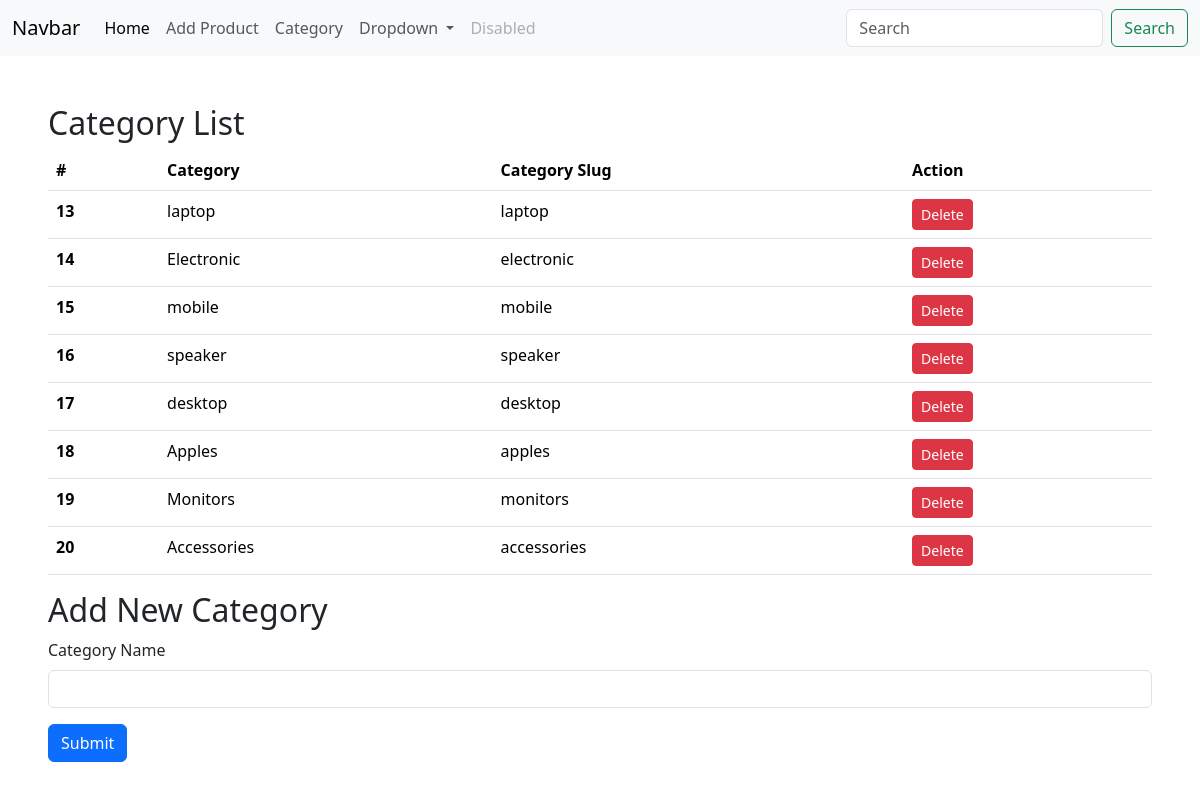
The page /categories on the database as committed earlier.
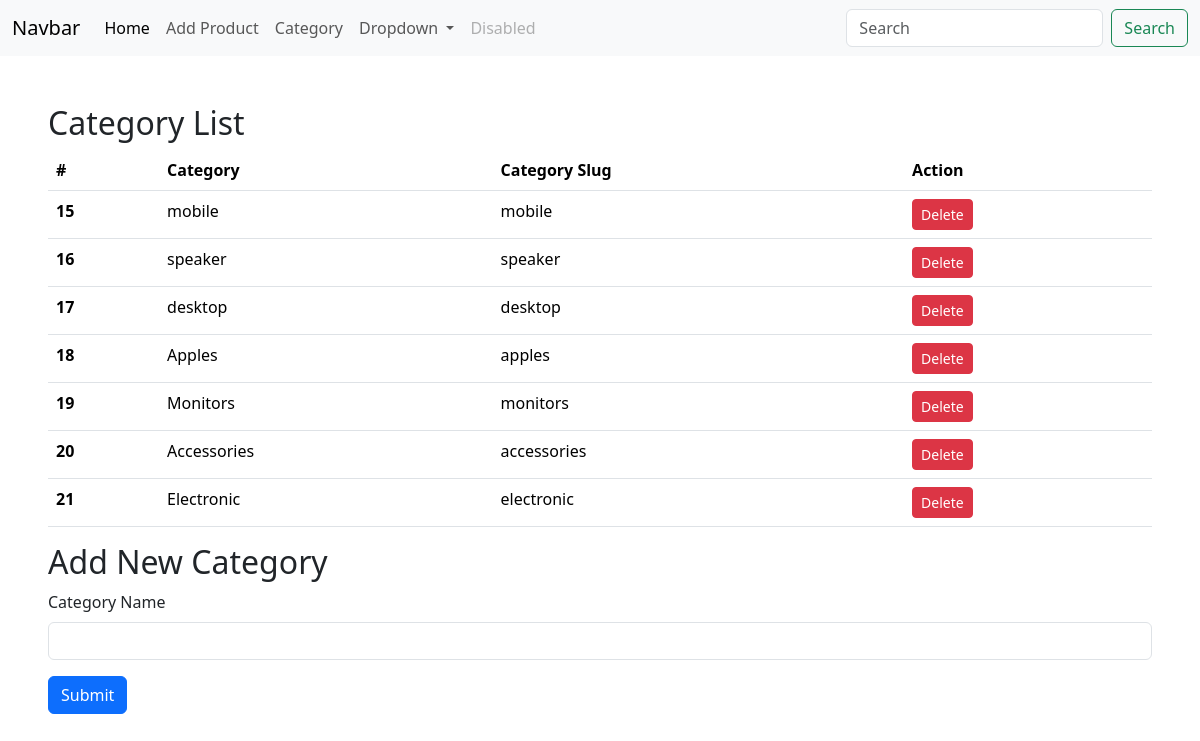
The same page on the database as committed later.
### products/models.py (models this page shows, shortened)
class Category(models.Model):
    name = models.CharField(max_length=210,unique=True)
    slug = models.SlugField(max_length=250,unique=True,blank=True)

### products/views.py (the view)
# urls.py: path("categories",category_list,name='categories-list'),
def category_list(request):
    category_list = Category.objects.all()
    context = {"categories":category_list}
    return render(request,"products/category.html",context)

### products/templates/products/category.html (shortened to what this page needs)
{% extends "products/base.html" %}
{% block content %}
<h2>Category List</h2>
<table class="table">
  <thead>
    <tr>
      <th scope="col">#</th>
      <th scope="col">Category</th>
      <th scope="col">Category Slug</th>
      <th scope="col">Action</th>
    </tr>
  </thead>
  <tbody>
    {% for category in categories %}
            <tr>
            <th scope="row">{{category.id }}</th>
            <td>{{ category.name }}</td>
            <td>{{category.slug}}</td>
            <td>
              <form action="{% url 'category-delete' category.id %}" method="POST"
              onsubmit="return confirm('Are you sure you want to delete this category?');">
                 <button type="submit" class="btn btn-danger btn-sm">Delete</button>
              </form>
            </td>
            </tr>
    {% endfor %}
  </tbody>
</table>
<h2>Add New Category </h2>
<form method="post" action="{% url 'categories-create' %}" >
  <div class="mb-3">
    <label for="category_name" class="form-label">Category Name</label>
    <input type="text" class="form-control" id="product_name" name="category_name">
  </div>
  <button type="submit" class="btn btn-primary">Submit</button>
</form>
{% endblock content %}

### products/templates/products/base.html (shortened to what this page needs)
{% load static %}
<!doctype html>
<html lang="en">
  <head>
    <link
        href="https://cdn.jsdelivr.net/npm/bootstrap@5.3.2/dist/css/bootstrap.min.css"
        rel="stylesheet"
    >
  </head>
  <body>
    {% include "products/navbar.html" %}
    <main class="p-5">
        {% block content %}
        {% endblock %}
    </main>
  </body>
</html>

### products/templates/products/navbar.html (shortened to what this page needs)
<nav class="navbar navbar-expand-lg bg-body-tertiary">
  <div class="container-fluid">
    <a class="navbar-brand" href="#">Navbar</a>
    <div class="collapse navbar-collapse" id="navbarSupportedContent">
      <ul class="navbar-nav me-auto mb-2 mb-lg-0">
        <li class="nav-item">
          <a class="nav-link active" aria-current="page" href="{% url "product-list" %}">Home</a>
        </li>
        <li class="nav-item">
          <a class="nav-link" href="{% url 'product-create' %}">Add Product</a>
        </li>
          <li class="nav-item">
          <a class="nav-link" href="{% url 'categories-list' %}">Category</a>
        </li>
        <li class="nav-item dropdown">
          <a class="nav-link dropdown-toggle" href="#" role="button" data-bs-toggle="dropdown" aria-expanded="false">
            Dropdown
          </a>
        </li>
        <li class="nav-item">
          <a class="nav-link disabled" aria-disabled="true">Disabled</a>
        </li>
      </ul>
      <form class="d-flex" role="search">
        <input class="form-control me-2" type="search" placeholder="Search" aria-label="Search"/>
        <button class="btn btn-outline-success" type="submit">Search</button>
      </form>
    </div>
  </div>
</nav>

Rows that differ between the two databases and show on the page:
removed Category: id "13", name "laptop", slug "laptop"
removed Category: id "14", name "Electronic", slug "electronic"
added Category: id "21", name "Electronic", slug "electronic"
